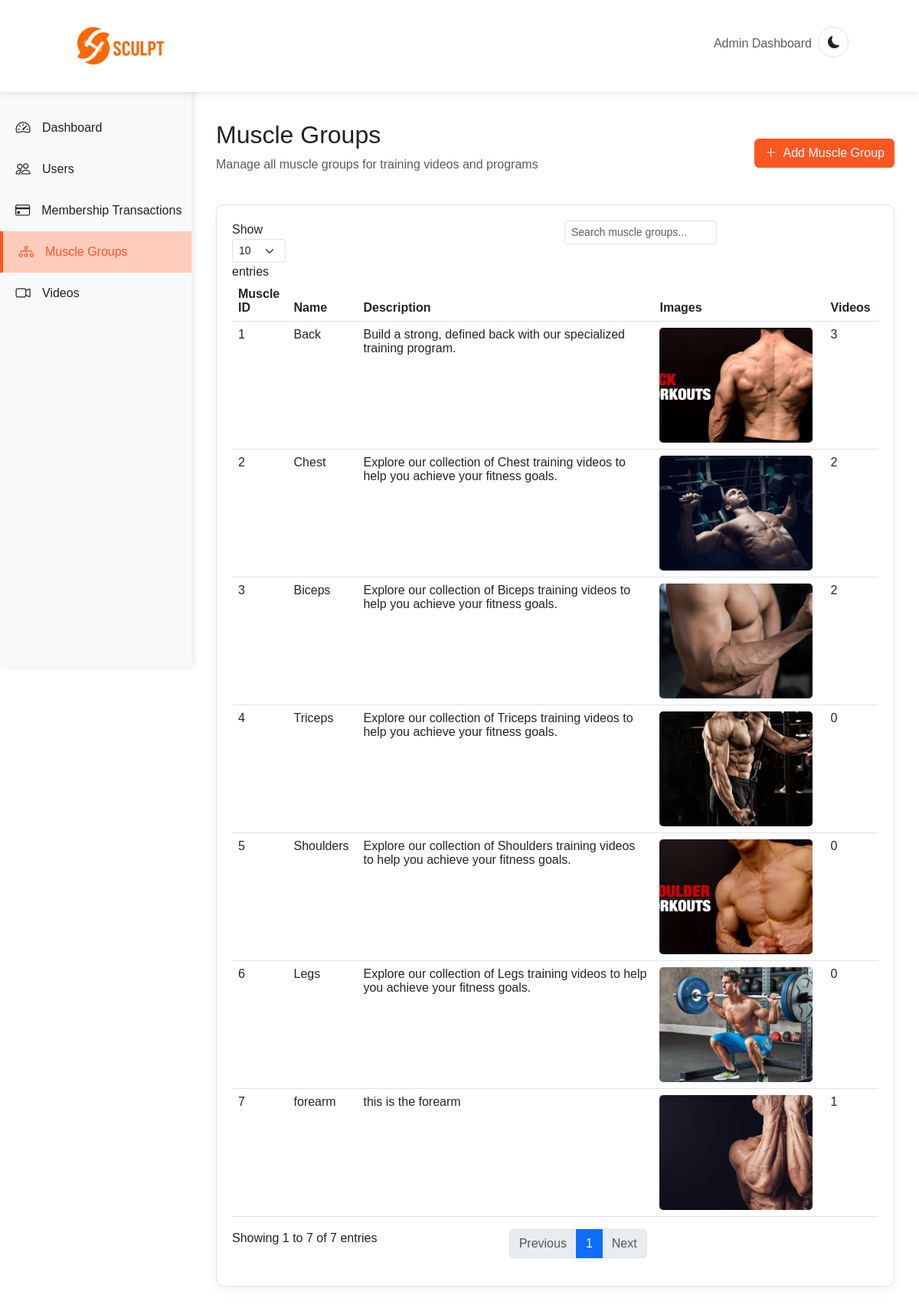
Screenshot of /admin_muscle.php with the database file from the repository.
### tables this page shows
CREATE TABLE `muscle_group` (
  `muscle_id` int(11) NOT NULL,
  `muscle_name` varchar(255) NOT NULL,
  `muscle_desc` text NOT NULL,
  `muscle_image` varchar(255) NOT NULL
);

### admin_muscle.php (the view, shortened to what this page needs)
<?php
include_once './db_connect.php';
$sql = "SELECT * FROM muscle_group";
$muscle = mysqli_query($conn, $sql);
?>
<html lang="en">
<head>
    <link href="https://cdn.jsdelivr.net/npm/bootstrap@5.3.0/dist/css/bootstrap.min.css" rel="stylesheet">
    <link rel="stylesheet" href="https://cdn.jsdelivr.net/npm/bootstrap-icons@1.10.0/font/bootstrap-icons.css">
    <link rel="stylesheet" href="./CSS/admin_dashboard.css">
</head>
<body class="light-mode">
    <div class="sidebar" id="sidebar">
        <ul class="sidebar-menu">
            <li class="sidebar-menu-item">
                <a href="./admin_dashboard.php" class="sidebar-menu-link">
                    <i class="bi bi-speedometer2 sidebar-menu-icon"></i>
                    <span class="sidebar-menu-text">Dashboard</span>
                </a>
            </li>
            <li class="sidebar-menu-item">
                <a href="./admin_users.php" class="sidebar-menu-link">
                    <i class="bi bi-people sidebar-menu-icon"></i>
                    <span class="sidebar-menu-text">Users</span>
                </a>
            </li>
            <li class="sidebar-menu-item">
                <a href="./admin_membership_transaction.php" class="sidebar-menu-link">
                    <i class="bi bi-credit-card sidebar-menu-icon"></i>
                    <span class="sidebar-menu-text">Membership Transactions</span>
                </a>
            </li>
            <li class="sidebar-menu-item">
                <a href="#" class="sidebar-menu-link active">
                    <i class="bi bi-diagram-3 sidebar-menu-icon"></i>
                    <span class="sidebar-menu-text">Muscle Groups</span>
                </a>
            </li>
            <li class="sidebar-menu-item">
                <a href="./admin_videos.php" class="sidebar-menu-link">
                    <i class="bi bi-camera-video sidebar-menu-icon"></i>
                    <span class="sidebar-menu-text">Videos</span>
                </a>
            </li>
        </ul>
    </div>
    <nav class="navbar navbar-expand-lg fixed-top">
        <div class="container-fluid">
            <a class="navbar-brand ms-5 ps-4" href="#"><img src="./Images/loho.png" alt="logo" style="max-height: 10vh;"></a>
            <div style="display: flex; justify-content: space-between; align-self: center; min-width: 15vw; padding-right: 5rem;">
                <p class="text-muted" style="padding-top: 10px;">Admin Dashboard</p>
                <button id="theme-toggle" class="btn rounded-circle ms-2">
                    <i class="bi bi-moon-fill"></i>
                </button>
            </div>
        </div>
    </nav>
    <div class="main-content" id="main-content">
        <div class="container-fluid" style="margin-top: 2rem;">
            <div class="row mb-4">
                <div class="col-12 d-flex justify-content-between align-items-center">
                    <div>
                        <h2>Muscle Groups</h2>
                        <p class="text-muted">Manage all muscle groups for training videos and programs</p>
                    </div>
                    <div>
                        <a href="./admin_add_muscle.php" class="btn btn-primary">
                            <i class="bi bi-plus-lg me-2"></i>Add Muscle Group
                        </a>
                    </div>
                </div>
            </div>
            <div class="row">
                <div class="col-12">
                    <div class="dashboard-card">
                        <div class="table-responsive">
                            <table id="muscleGroupsTable" class="table table-hover">
                                <thead>
                                    <tr>
                                        <th>Muscle ID</th>
                                        <th>Name</th>
                                        <th>Description</th>
                                        <th>Images</th>
                                        <th>Videos</th>
                                    </tr>
                                </thead>
                                <tbody>
                                    <?php
                                    if (mysqli_num_rows($muscle) > 0) {
                                        while ($muscleGroup = mysqli_fetch_assoc($muscle)) { ?>
                                            <tr>
                                                <td><?= $muscleGroup['muscle_id']; ?></td>
                                                <td><?= $muscleGroup['muscle_name']; ?></td>
                                                <td><?= $muscleGroup['muscle_desc']; ?></td>
                                                <td><img src="./Images/muscle_groups/<?= $muscleGroup['muscle_image']; ?>" alt="<?= $muscleGroup['muscle_name']; ?>" class="muscle-thumbnail"></td>
                                                <?php
                                                    $videoCount = mysqli_query($conn, "SELECT COUNT(*) as video_count FROM muscle_videos WHERE muscle_group_id = " . $muscleGroup['muscle_id']);
                                                    $videoCount = mysqli_fetch_assoc($videoCount)['video_count'];
                                                ?>
                                                <td><?= $videoCount ?></td>
                                            </tr>
                                    <?php
                                        }
                                    }
                                    ?>
                                </tbody>
                            </table>
                        </div>
                    </div>
                </div>
            </div>
        </div>
    </div>
</body>
</html>

### CSS/admin_dashboard.css (style rules this page uses)
:root { --primary-color: #ff5722; --primary-dark: #e64a19; --primary-light: #ffccbc; --secondary-color: #212121; --light-color: #f5f5f5; --dark-color: #121212; --text-light: #f5f5f5; --text-dark: #212121; --gray-light: #f0f0f0; --gray-dark: #333333; --transition: all 0.3s ease; }
body.light-mode { --bg-color: #ffffff; --text-color: #212121; --card-bg: #ffffff; --card-border: #e0e0e0; --navbar-bg: rgba(255, 255, 255, 0.95); --footer-bg: #212121; --footer-text: #f5f5f5; --sidebar-bg: #f8f9fa; --sidebar-hover: #f0f0f0; --sidebar-active: #ff5722; --sidebar-active-bg: #ffccbc; }
body { font-family: "Poppins", sans-serif; background-color: var(--bg-color); color: var(--text-color); transition: var(--transition); min-height: 100vh; }
.navbar { background-color: var(--navbar-bg); box-shadow: 0 2px 10px rgba(0, 0, 0, 0.1); transition: var(--transition); padding: 15px 0; z-index: 1030; }
.navbar-brand { color: var(--primary-color) !important; font-weight: bold; font-size: 1.5rem; }
#theme-toggle { width: 40px; height: 40px; background-color: var(--card-bg); border: 1px solid var(--card-border); color: var(--text-color); transition: var(--transition); }
.sidebar { position: fixed; top: 0; left: 0; height: 100vh; width: 250px; background-color: var(--sidebar-bg); transition: var(--transition); z-index: 1040; padding-top: 70px; box-shadow: 2px 0 10px rgba(0, 0, 0, 0.1); }
.sidebar-menu { list-style: none; padding: 0; margin: 0; }
.sidebar-menu-item { padding: 0; transition: var(--transition); }
.sidebar-menu-link { display: flex; align-items: center; padding: 15px 20px; color: var(--text-color); text-decoration: none; transition: var(--transition); white-space: nowrap; overflow: hidden; }
.sidebar-menu-link.active { background-color: var(--sidebar-active-bg); color: var(--sidebar-active); border-left: 4px solid var(--primary-color); }
.sidebar-menu-icon { font-size: 1.2rem; margin-right: 15px; width: 20px; text-align: center; }
.main-content { margin-left: 250px; padding: 125px 20px 20px; transition: var(--transition); min-height: 100vh; }
.dashboard-card { background-color: var(--card-bg); border-radius: 10px; box-shadow: 0 5px 15px rgba(0, 0, 0, 0.05); padding: 20px; margin-bottom: 20px; transition: var(--transition); border: 1px solid var(--card-border); }
@media (min-width: 992px) { .sidebar { z-index: 0; top: 70px; } }

### admin_muscle.php (style rules this page uses)
.muscle-thumbnail { width: 200px; height: 150px; object-fit: cover; border-radius: 5px; }
.btn-primary { background-color: var(--primary-color); border-color: var(--primary-color); }

### rows the page displays
muscle_group: muscle_id "1", muscle_name "Back", muscle_desc "Build a strong, defined back with our specialized training program.", muscle_image (picture), videoCount "3"
muscle_group: muscle_id "2", muscle_name "Chest", muscle_desc "Explore our collection of Chest training videos to help you achieve your fitness goals.", muscle_image (picture), videoCount "2"
muscle_group: muscle_id "3", muscle_name "Biceps", muscle_desc "Explore our collection of Biceps training videos to help you achieve your fitness goals.", muscle_image (picture), videoCount "2"
muscle_group: muscle_id "4", muscle_name "Triceps", muscle_desc "Explore our collection of Triceps training videos to help you achieve your fitness goals.", muscle_image (picture), videoCount "0"
muscle_group: muscle_id "5", muscle_name "Shoulders", muscle_desc "Explore our collection of Shoulders training videos to help you achieve your fitness goals.", muscle_image (picture), videoCount "0"
muscle_group: muscle_id "6", muscle_name "Legs", muscle_desc "Explore our collection of Legs training videos to help you achieve your fitness goals.", muscle_image (picture), videoCount "0"
muscle_group: muscle_id "7", muscle_name "forearm", muscle_desc "this is the forearm", muscle_image (picture), videoCount "1"
